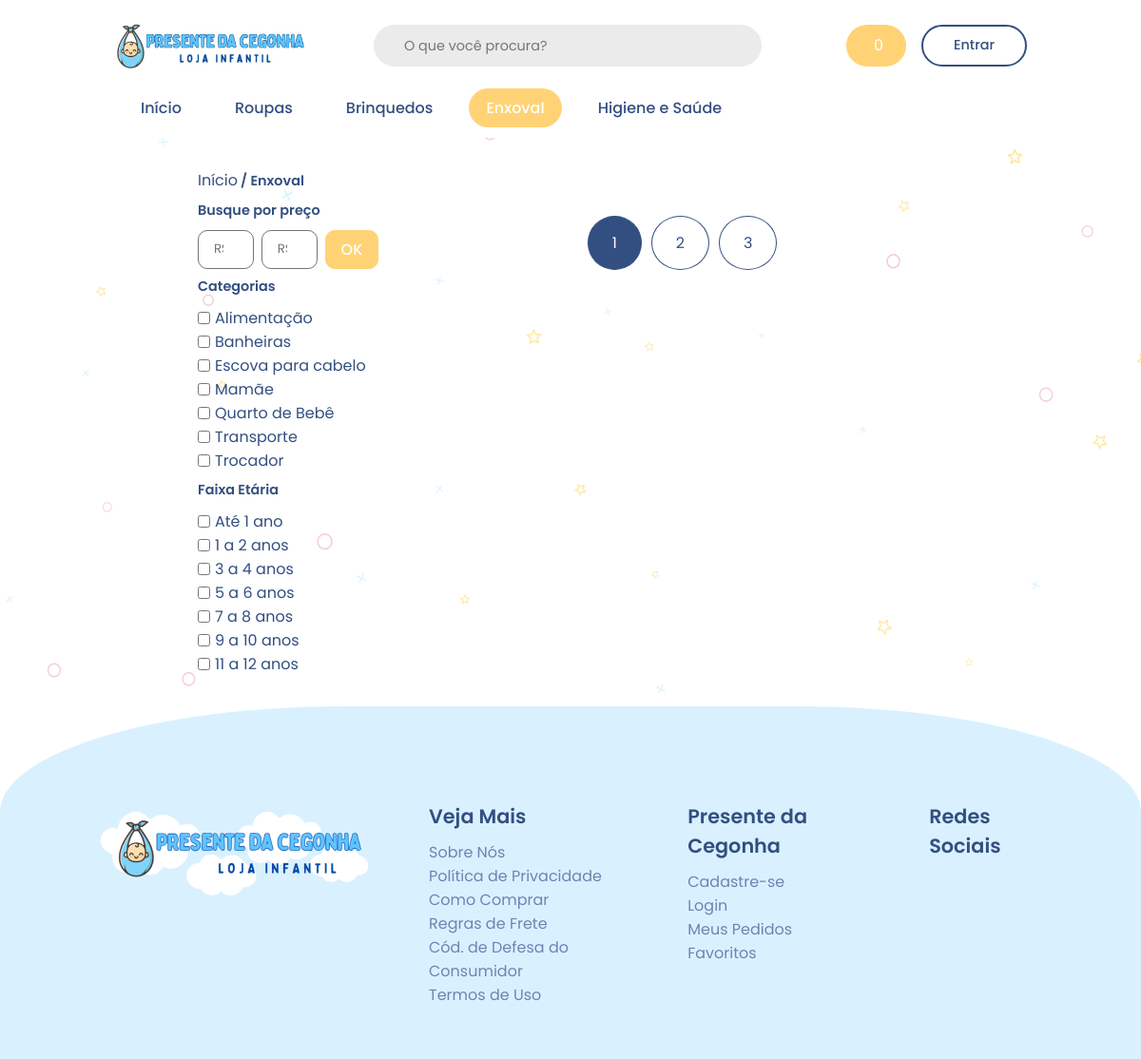
/View/enxoval.php, run on an earlier commit of the app's database.
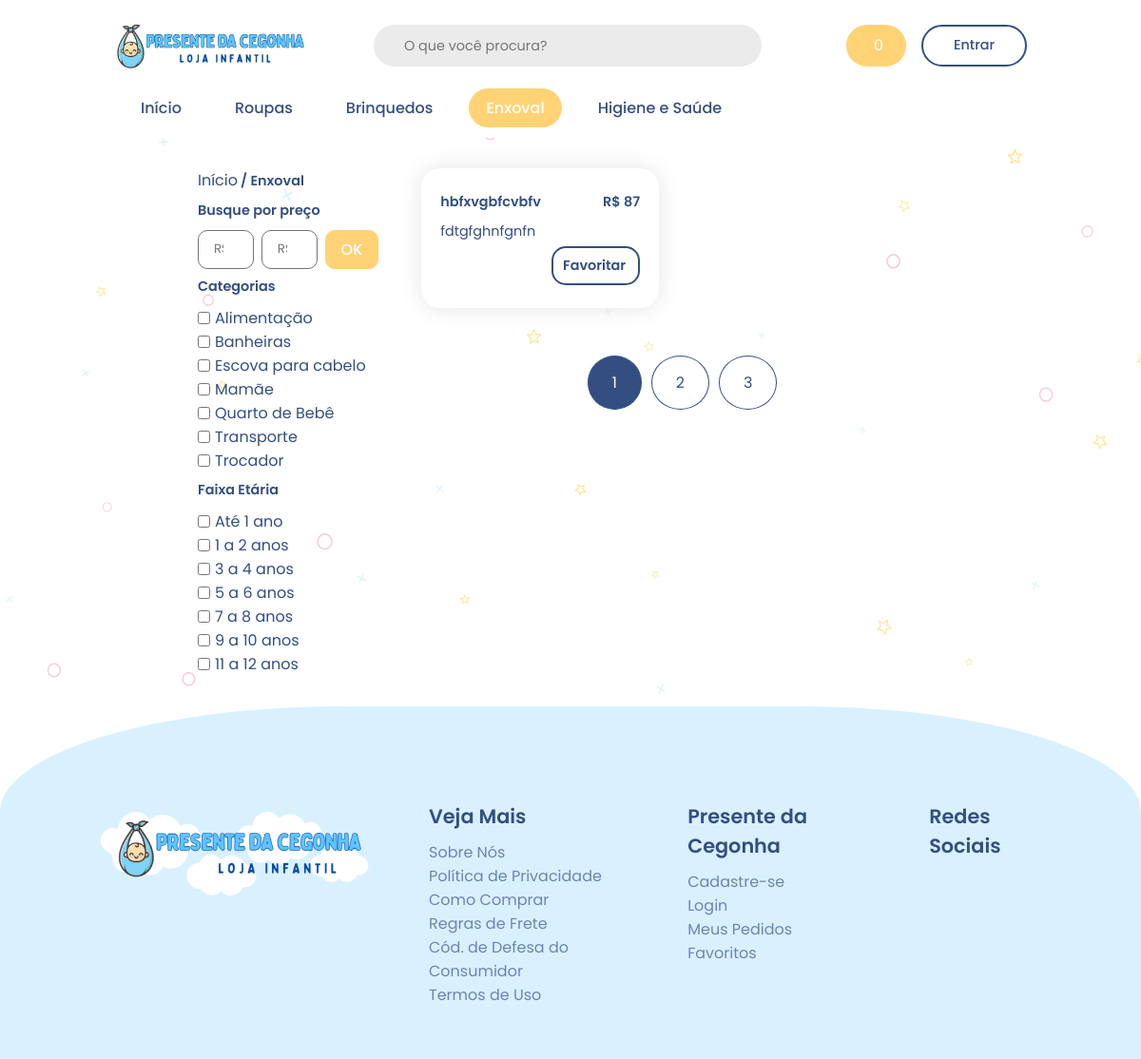
And on a later commit of the database.
### tables this page shows
CREATE TABLE IF NOT EXISTS `produto` (
  `prod_id` int(99) NOT NULL AUTO_INCREMENT,
  `prod_nome` varchar(99) NOT NULL,
  `prod_quant` int(99) NOT NULL,
  `prod_preco` int(99) NOT NULL,
  `prod_desc` varchar(100) NOT NULL,
  `prod_img1` varchar(99) NOT NULL,
  `prod_img2` varchar(99) NOT NULL,
  `prod_img3` varchar(99) NOT NULL,
  `prod_cat` int(99) NOT NULL,
  `prod_sub` int(99) NOT NULL,
  PRIMARY KEY (`prod_id`),
  KEY `prod_cat` (`prod_cat`),
  KEY `prod_sub` (`prod_sub`)
);

### View/enxoval.php (the view, shortened to what the changed rows need)
<!DOCTYPE html>
<html lang="pt-br">
<head>
    <link rel="stylesheet" href="../CSS/style.css">
    <link href="https://cdn.jsdelivr.net/npm/remixicon@3.2.0/fonts/remixicon.css" rel="stylesheet">
    <link rel="stylesheet" href="https://cdn.jsdelivr.net/npm/swiper@9/swiper-bundle.min.css" />
</head>
<body>
    <section class="container-body">
      <div class="container-products">
        <div class="container-card">
          <ul>
          <?php
$sql = "select * from produto where prod_cat = 3";
$instanciaPDO = conexao::criarInstancia();
$resultado = $instanciaPDO->query($sql);
if ($resultado->rowCount() > 0) {
  while ($row = $resultado->fetch(PDO::FETCH_ASSOC)) {
    echo "
<div class='card'>
<li>
<a href='produto.php?produto_id=".$row['prod_id']."'><img src='../IMG/Enxoval/" . $row['prod_img1'] . "' alt=''></a>
<div class='card-content'>
  <div class='namePrice'>
      <h3>" . $row['prod_nome'] . "</h3>
      <span>R$ " . $row['prod_preco'] . "</span>
  </div>
  <div class='rating'>
      <i class='ri-star-fill'></i>
      <i class='ri-star-fill'></i>
      <i class='ri-star-fill'></i>
      <i class='ri-star-fill'></i>
      <i class='ri-star-half-fill'></i>
  </div>
  <p>" . $row['prod_desc'] . "<br></p>
  <div class='container-btns'>
      <a href='enxoval.php?add_favorito&produto_id=" . $row['prod_id'] . "' class='btn-add' name='add_favorito'>Favoritar<i class='ri-shopping-bag-2-fill'></i></a>
  </div>
</div>
</a>
</li>
</div>
";
  }
}
?>
          </ul>
        </div>
      </div>
    </section>
</html>

What changed in the data, as far as the page shows it:
added produto: prod_nome "hbfxvgbfcvbfv", prod_preco "87", prod_desc "fdtgfghnfgnfn"
